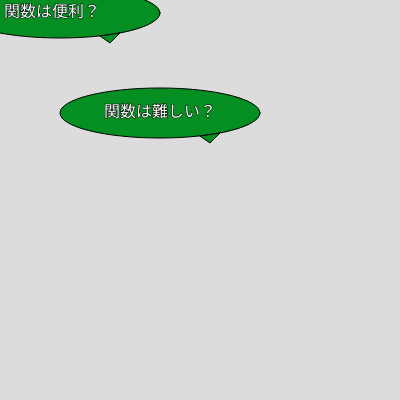
Frame 1 (no input)
Frame 60 (no input): identical to frame 1, image omitted
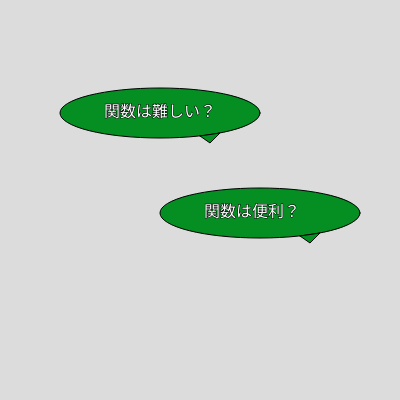
Frame 120 (the mouse pressed at the canvas centre since frame 60)

The p5.js sketch that drew these frames (run headless with seeded random() and noise() and a simulated clock; from frame 60 on, the mouse is pressed at the canvas centre):

// p5.js sketch
// ── sketch.js
// 吹き出し
function setup(){
  createCanvas(400, 400);
  textSize(16);
}

function draw(){
  background(220);
  balloon("関数は難しい？", 100, 100);
  balloon("関数は便利？", mouseX, mouseY);
}

function balloon(t, x, y){
  const w = textWidth(t); // テキストの幅
  const h = textAscent() + textDescent(); // テキストの高さ
  const p = 4; // 余白の大きさ (padding)

  push();

  // BLANK[1] 吹き出しの背景を先に描く
  fill(5, 143, 35);
  ellipse(x + 60, y + h / 2 + p, 200 , 50);

  // BLANK[2] 吹き出しの三角形を描く
  stroke(0);
  beginShape();
  vertex(x + 100, (y + h / 2 + p) + 23);
  vertex(x + 110, (y + h / 2 + p) + 30);
  vertex(x + 120, (y + h / 2 + p) + 20);
  endShape(CLOSE);

  // 吹き出しのテキストを次に描く
  textAlign(LEFT, CENTER);
  fill(255);
  text(t, x + p, y + h / 2 + p);
  
  pop();
}
